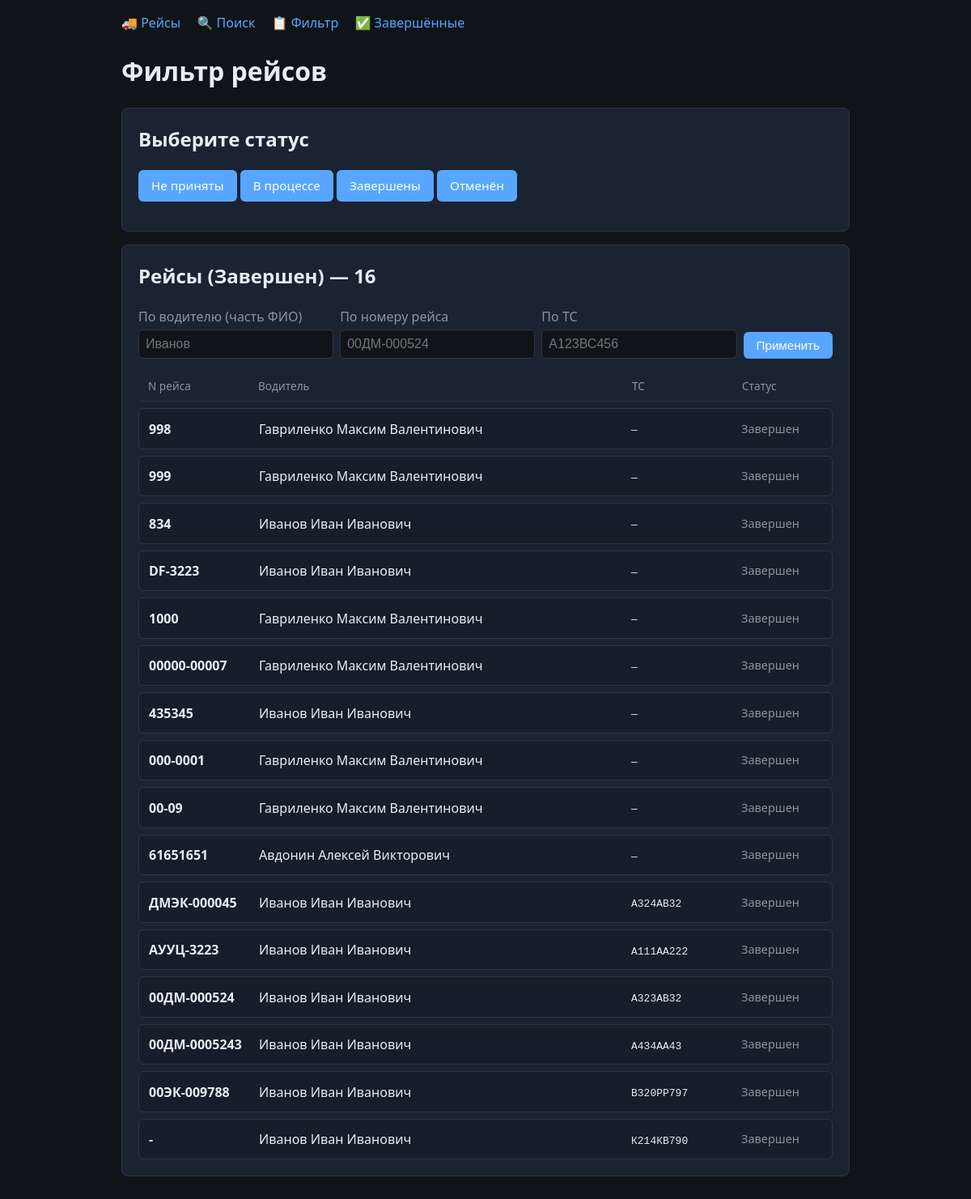
Page /admin/routes/filter?status=success on the committed database.
### tables this page shows
CREATE TABLE "Route" (
	"id"	TEXT,
	"tg_id"	INTEGER,
	"points"	TEXT,
	"status"	TEXT
, number_auto TEXT DEFAULT '', temperature TEXT DEFAULT '', dispatcher_contacts TEXT DEFAULT '', registration_number TEXT DEFAULT '', trailer_number TEXT DEFAULT '');

CREATE TABLE "Users" (
	"tg_id"	TEXT,
	"name"	TEXT,
	"phone"	TEXT,
	"role"	TEXT,
	"status"	TEXT
);

### api/admin_routes_web.py (the view)
@router.get("/routes/filter", response_class=HTMLResponse)
async def route_filter(request: Request, _=Depends(require_admin)):
    user_repo, route_repo = _get_repos()
    status = request.query_params.get("status", "").strip()
    driver = request.query_params.get("driver", "").strip()
    route_id = request.query_params.get("route_id", "").strip()
    number_auto = request.query_params.get("number_auto", "").strip().upper()
    status_text = STATUS_TEXTS.get(status, status)
    routes = []
    if status:
        routes = route_repo.get_routes_by_status(status)
        if driver and len(driver) >= 2:
            users = user_repo.search_drivers_by_name_part(driver, limit=15)
            tg_ids = {u.tg_id for u in users}
            routes = [r for r in routes if r.tg_id in tg_ids]
        if route_id:
            routes = [r for r in routes if r.id == route_id]
        if number_auto:
            routes = [r for r in routes if (r.number_auto or "").strip().upper() == number_auto]
    driver_names = {r.tg_id: get_driver_name(user_repo, r.tg_id) for r in routes}
    req_ctx = {"driver": driver, "route_id": route_id, "number_auto": number_auto}
    return templates.TemplateResponse(
        "route_filter.html",
        {
            "request": request,
            "status": status,
            "status_text": status_text,
            "routes": routes,
            "driver_names": driver_names,
            "status_texts": STATUS_TEXTS,
            "req_ctx": req_ctx,
        },
    )

### api/templates/route_filter.html (shortened to what this page needs)
{% extends "base.html" %}
{% block content %}
<h1>Фильтр рейсов</h1>
<div class="card">
    <h2>Выберите статус</h2>
    <p>
        <a href="/admin/routes/filter?status=new" class="btn">Не приняты</a>
        <a href="/admin/routes/filter?status=process" class="btn">В процессе</a>
        <a href="/admin/routes/filter?status=success" class="btn">Завершены</a>
        <a href="/admin/routes/filter?status=cancelled" class="btn">Отменён</a>
    </p>
</div>
{% if status and routes is defined %}
<div class="card">
    <h2>Рейсы ({{ status_text }}) — {{ routes|length }}</h2>
    <form method="get" action="/admin/routes/filter" style="margin-bottom: 1rem;">
        <div class="form-group" style="display: flex; gap: 0.5rem; align-items: flex-end;">
            <div style="flex: 1;">
                <label>По водителю (часть ФИО)</label>
                <input type="text" name="driver" placeholder="Иванов" value="{{ req_ctx.driver or '' }}">
            </div>
            <div style="flex: 1;">
                <label>По номеру рейса</label>
                <input type="text" name="route_id" placeholder="00ДМ-000524" value="{{ req_ctx.route_id or '' }}">
            </div>
            <div style="flex: 1;">
                <label>По ТС</label>
                <input type="text" name="number_auto" placeholder="А123ВС456" value="{{ req_ctx.number_auto or '' }}">
            </div>
            <div>
                <button type="submit" class="btn">Применить</button>
            </div>
        </div>
    </form>
    {% if routes %}
    <div class="route-cards">
        <div class="route-cards-header">
            <span>N рейса</span><span>Водитель</span><span>ТС</span><span>Статус</span>
        </div>
        {% for r in routes %}
        <a href="/admin/routes/{{ r.id }}" class="route-card">
            <span class="route-id">{{ r.id }}</span>
            <span>{{ driver_names.get(r.tg_id, 'Неизвестно') }}</span>
            <span><code>{{ r.number_auto or '—' }}</code></span>
            <span class="route-meta">{{ status_texts.get(r.status, r.status) }}</span>
        </a>
        {% endfor %}
    </div>
    {% else %}
    <p>Рейсы не найдены.</p>
    {% endif %}
</div>
{% endif %}
{% endblock %}

### api/templates/base.html (shortened to what this page needs)
<!DOCTYPE html>
<html lang="ru">
<head>
</head>
<body>
    <div class="container">
        <nav class="nav">
            <a href="/admin/routes">🚚 Рейсы</a>
            <a href="/admin/routes/search">🔍 Поиск</a>
            <a href="/admin/routes/filter">📋 Фильтр</a>
            <a href="/admin/routes/completed">✅ Завершённые</a>
        </nav>
        {% block content %}{% endblock %}
    </div>
</body>
</html>

### api/templates/base.html (style rules this page uses)
:root { --bg: #0f1419; --bg-card: #1a2332; --text: #e6edf3; --text-muted: #8b949e; --accent: #58a6ff; --accent-hover: #79b8ff; --danger: #f85149; --success: #3fb950; --border: #30363d; }
* { box-sizing: border-box; }
body { font-family: 'Segoe UI', system-ui, sans-serif; background: var(--bg); color: var(--text); margin: 0; padding: 1rem; line-height: 1.5; }
a { color: var(--accent); text-decoration: none; }
.container { max-width: 900px; margin: 0 auto; }
.card { background: var(--bg-card); border: 1px solid var(--border); border-radius: 8px; padding: 1.25rem; margin-bottom: 1rem; }
h1, h2 { margin-top: 0; }
.nav { margin-bottom: 1.5rem; }
.nav a { margin-right: 1rem; }
.btn { display: inline-block; padding: 0.5rem 1rem; background: var(--accent); color: #fff; border: none; border-radius: 6px; cursor: pointer; font-size: 0.95rem; }
.form-group { margin-bottom: 1rem; }
.form-group label { display: block; margin-bottom: 0.25rem; color: var(--text-muted); }
input, select, textarea { width: 100%; padding: 0.5rem; background: var(--bg); border: 1px solid var(--border); border-radius: 6px; color: var(--text); font-size: 1rem; }
.route-meta { font-size: 0.9rem; color: var(--text-muted); }
.route-cards { display: flex; flex-direction: column; gap: 0.5rem; }
.route-cards-header { display: grid; grid-template-columns: 120px 1fr 120px 100px; gap: 1rem; padding: 0.5rem 0.75rem; color: var(--text-muted); font-size: 0.85rem; border-bottom: 1px solid var(--border); }
.route-card { display: grid; grid-template-columns: 120px 1fr 120px 100px; gap: 1rem; align-items: center; padding: 0.75rem; background: rgba(0,0,0,0.15); border-radius: 6px; border: 1px solid var(--border); text-decoration: none; color: inherit; }
.route-card .route-id { font-weight: 600; }

### rows in the picture
Route: id "998", number_auto "—", get "Завершен"
Users: get "Гавриленко Максим Валентинович"
Route: id "999", number_auto "—", get "Завершен"
Route: id "834", number_auto "—", get "Завершен"
Users: get "Иванов Иван Иванович"
Route: id "DF-3223", number_auto "—", get "Завершен"
Route: id "1000", number_auto "—", get "Завершен"
Route: id "00000-00007", number_auto "—", get "Завершен"
Route: id "435345", number_auto "—", get "Завершен"
Route: id "000-0001", number_auto "—", get "Завершен"
Route: id "00-09", number_auto "—", get "Завершен"
Route: id "61651651", number_auto "—", get "Завершен"
Users: get "Авдонин Алексей Викторович"
Route: id "ДМЭК-000045", number_auto "А324АВ32", get "Завершен"
Route: id "АУУЦ-3223", number_auto "А111АА222", get "Завершен"
Route: id "00ДМ-000524", number_auto "А323АВ32", get "Завершен"
Route: id "00ДМ-0005243", number_auto "А434АА43", get "Завершен"
Route: id "00ЭК-009788", number_auto "В320РР797", get "Завершен"
Route: id "-", number_auto "К214КВ790", get "Завершен"

### other values in the picture
{{ status_text }} "Завершен"
{{ routes|length }} "16"
